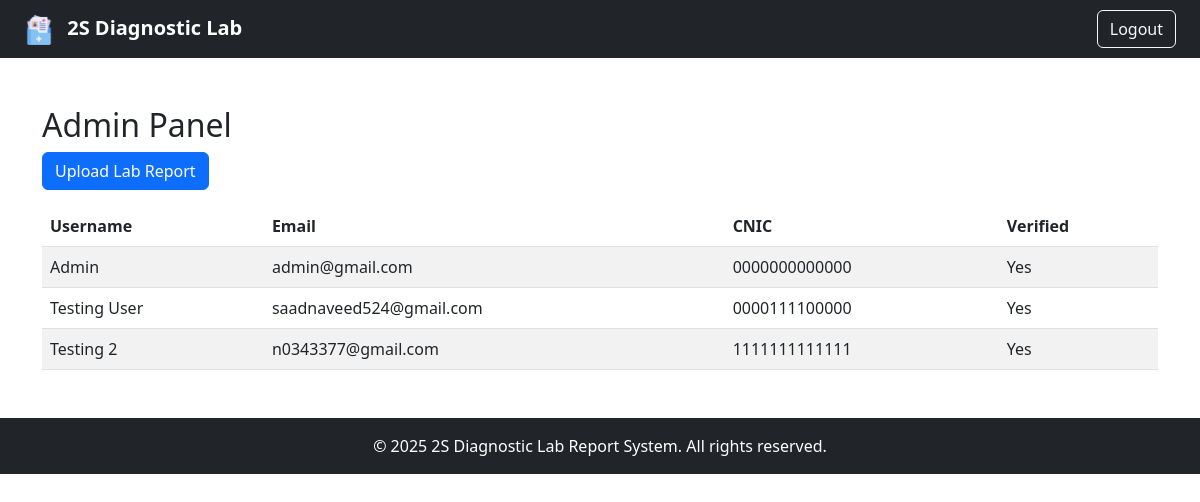
The app's page /dashboard/admin (signed in) with its own data.
### models.py (models this page shows, shortened)
class User(db.Model, UserMixin):
    id = db.Column(db.Integer, primary_key=True)
    username = db.Column(db.String(100), nullable=False)
    email = db.Column(db.String(100), unique=True, nullable=False)
    phone = db.Column(db.String(15), nullable=False)
    cnic = db.Column(db.String(15), unique=True, nullable=False)
    password = db.Column(db.String(100), nullable=False)
    is_verified = db.Column(db.Boolean, default=False)
    is_admin = db.Column(db.Boolean, default=False)
    is_active = db.Column(db.Boolean, default=True)

### app.py (the view)
@app.route('/dashboard/admin')
@login_required
def admin_dashboard():
    if not current_user.is_admin:
        return redirect(url_for('user_dashboard'))
    users = User.query.all()
    return render_template('dashboard_admin.html', users=users)

### app.py (called while the page is built)
@login_manager.user_loader
def load_user(user_id):
    return User.query.get(int(user_id))

### templates/dashboard_admin.html (shortened to what this page needs)
{% extends 'base.html' %}
{% block content %}
<h2>Admin Panel</h2>
<a href="{{ url_for('upload_report') }}" class="btn btn-primary mb-3">Upload Lab Report</a>
<table class="table table-striped">
    <thead>
        <tr>
            <th>Username</th>
            <th>Email</th>
            <th>CNIC</th>
            <th>Verified</th>
        </tr>
    </thead>
    <tbody>
        {% for user in users %}
        <tr>
            <td>{{ user.username }}</td>
            <td>{{ user.email }}</td>
            <td>{{ user.cnic }}</td>
            <td>{{ 'Yes' if user.is_verified else 'No' }}</td>
        </tr>
        {% endfor %}
    </tbody>
</table>
{% endblock %}

### templates/base.html (shortened to what this page needs)
<!DOCTYPE html>
<html lang="en">
<head>
    <link rel="stylesheet" href="{{ url_for('static', filename='css/style.css') }}">
    <link href="https://cdn.jsdelivr.net/npm/bootstrap@5.3.0/dist/css/bootstrap.min.css" rel="stylesheet">
</head>
<body>
    <nav class="navbar navbar-expand-lg navbar-dark bg-dark px-4">
        <a class="navbar-brand" href="{{ url_for('index') }}">
            <img src="{{ url_for('static', filename='images/logo.png') }}" alt="Logo" height="30">
            <span class="ms-2">2S Diagnostic Lab</span>
        </a>
        <div class="ms-auto">
            {% if current_user.is_authenticated %}
                <a href="{{ url_for('logout') }}" class="btn btn-outline-light">Logout</a>
            {% else %}
                <a href="{{ url_for('login') }}" class="btn btn-outline-light me-2">Login</a>
                <a href="{{ url_for('register') }}" class="btn btn-light">Register</a>
            {% endif %}
        </div>
    </nav>
    <div class="container mt-5">
        {% block content %}{% endblock %}
    </div>
    <footer class="bg-dark text-white text-center py-3 mt-5">
        &copy; 2025 2S Diagnostic Lab Report System. All rights reserved.
    </footer>
</body>
</html>

### static/css/style.css (style rules this page uses)
body { background: #f4f6f9; font-family: 'Segoe UI', Tahoma, Geneva, Verdana, sans-serif; }
.navbar-brand img { vertical-align: middle; border-radius: 5px; }
.navbar-brand span { font-weight: bold; color: #fff; font-size: 1.25rem; }
footer { position: relative; bottom: 0; width: 100%; }
.table th, .table td { vertical-align: middle; }

### records on screen
User: username "Admin", email "admin@gmail.com", cnic "0000000000000", is_verified "Yes"
User: username "Testing User", email "saadnaveed524@gmail.com", cnic "0000111100000", is_verified "Yes"
User: username "Testing 2", email "n0343377@gmail.com", cnic "1111111111111", is_verified "Yes"
